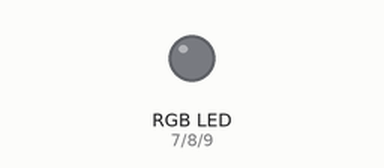
The sketch below on a simulated Arduino Uno, built with avr-gcc and run on an emulated ATmega328P. Shown: an RGB LED mixed from three pins (HIGH = lit). Dim RGB values are drawn brighter than linear.

Above: at 0.05 s.
At 1.5 s:
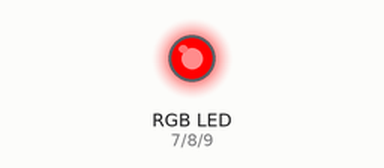
At 3.0 s:
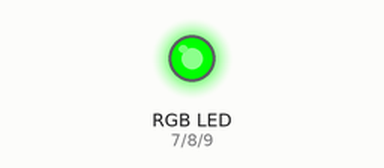
At 4.5 s:
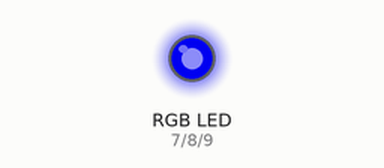
At 5.25 s:
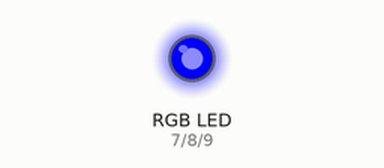
At 6.0 s:
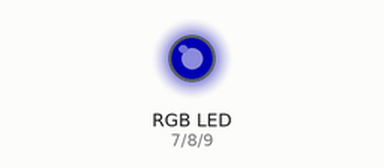
Timing chart, 0 to 8.6 s (numbered marks = the images above):
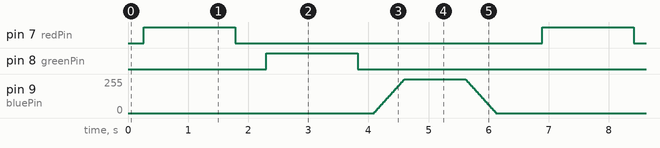

Measured:
- by itself, pin 7 (redPin), pin 8 (greenPin): alternates HIGH for 1.5 s and LOW for 5.1 s

The sketch:

RGB_color_transition.ino
```cpp
int redPin =7;
int greenPin = 8;
int bluePin = 9;

int fadeValue = 5;

//Assuming RGB LED is common cathode

void setup()
{
  pinMode(redPin, OUTPUT);
  pinMode(greenPin, OUTPUT);
  pinMode(bluePin, OUTPUT);
}

void loop()
{
  for(int i=0;i<256;i+=fadeValue)
  {
    analogWrite(redPin, i);
    analogWrite(greenPin,0);
    analogWrite(bluePin,0);
    delay(10);

  }
  delay(1000);
  for(int i =255;i>=0;i-=fadeValue)
  {
    analogWrite(redPin, i);
    analogWrite(greenPin,0);
    analogWrite(bluePin,0);
    delay(10);
  }
  for(int i=0;i<256;i+=fadeValue)
  {
    analogWrite(redPin,0);
    analogWrite(greenPin, i);
    analogWrite(bluePin,0);
    delay(10);

  }
  delay(1000);
  for(int i =255;i>=0;i-=fadeValue)
  {
    analogWrite(redPin,0);
    analogWrite(greenPin, i);
    analogWrite(bluePin,0);
    delay(10);
  }
  for(int i=0;i<256;i+=fadeValue)
  {
    analogWrite(redPin,0);
    analogWrite(bluePin, i);
    analogWrite(greenPin,0);
    delay(10);

  }
  delay(1000);
  for(int i =255;i>=0;i-=fadeValue)
  {
    analogWrite(redPin,0);
    analogWrite(greenPin,0);
    analogWrite(bluePin, i);

    delay(10);
  }
  delay(500);
}
```
